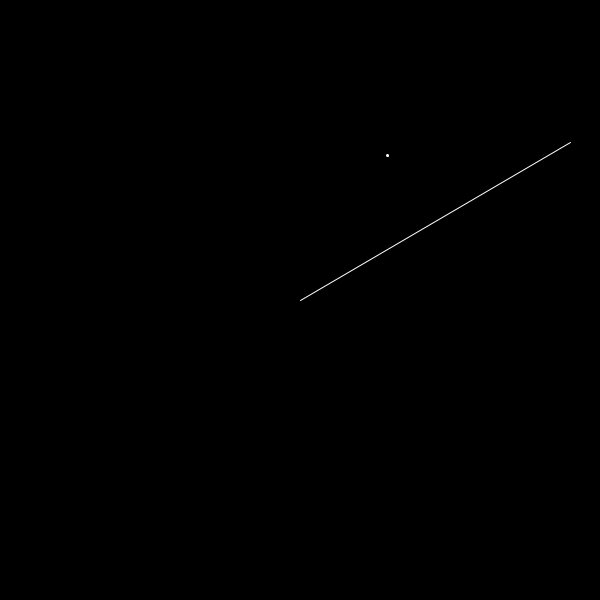
Frame 1 (no input)
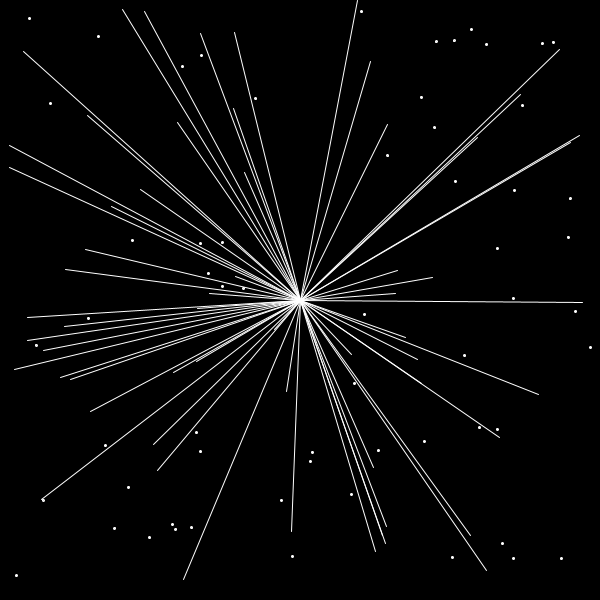
Frame 60 (the mouse pressed at the canvas centre just before this capture)
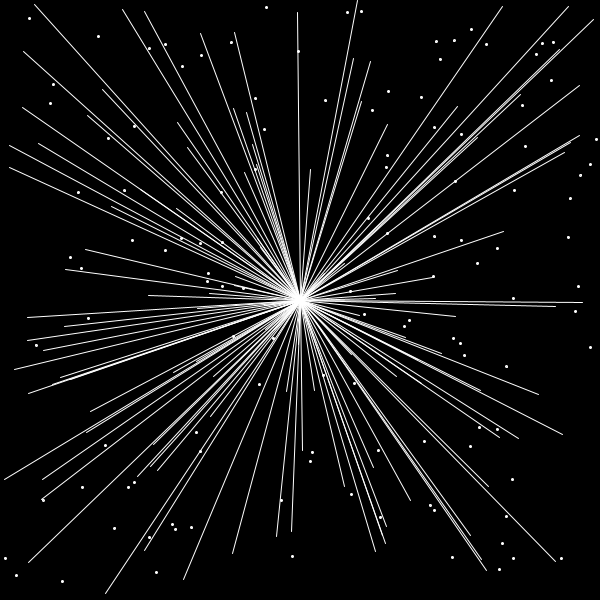
Frame 120 (the mouse held since frame 60 and released just before this capture)

The Processing sketch that drew these frames (run headless with seeded random() and noise(); from frame 60 on, the mouse is pressed at the canvas centre):

// Processing sketch: processing_89413
// ── processing_89413.pde

void setup(){
  size(600, 600);
  stroke(255);
  background(0, 0, 0);
}
void draw(){
  
  ellipse(random(600), random(600), 2, 2);
  line(300, 300, random(600), random(600));

  

}
